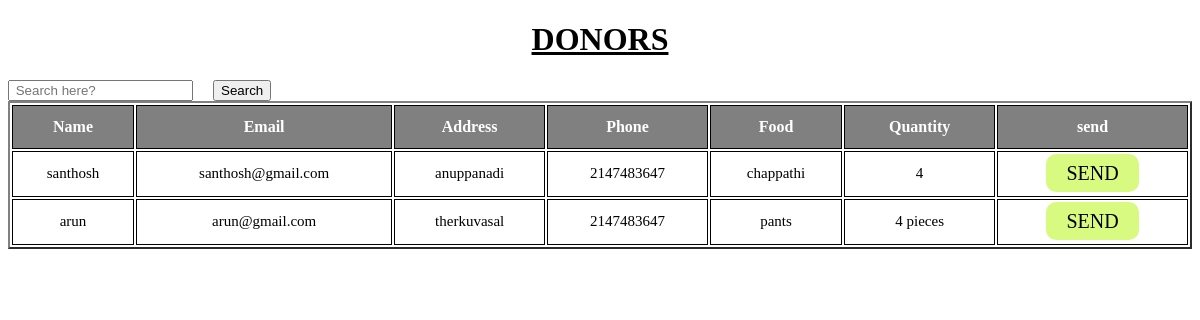
Page /admin_donor.php on the committed database.
### tables this page shows
CREATE TABLE `donate` (
  `id` int(200) NOT NULL,
  `name` varchar(50) NOT NULL,
  `email` varchar(50) NOT NULL,
  `address` varchar(100) NOT NULL,
  `phone` int(10) NOT NULL,
  `donatingitem` varchar(50) NOT NULL,
  `quantity` varchar(50) NOT NULL
);

### db.php (called while the page is built, shortened)
<?php
$servername = "localhost";
$username = "root";
$password = "123";
$dbname = "helpinghand";
$conn = mysqli_connect($servername, $username, $password, $dbname) or die("Error in db connection: " . mysqli_connect_error());
$query1 = "CREATE USER 'newuser'@'localhost' IDENTIFIED BY 'password'";
$result1 = mysqli_query($conn, $query1);
$query2 = "GRANT ALL PRIVILEGES ON dbname.* TO 'newuser'@'localhost'";
$result2 = mysqli_query($conn, $query2);
$query3 = "FLUSH PRIVILEGES";
$result3 = mysqli_query($conn, $query3);
?>

### admin_donor.php (the view, shortened to what this page needs)
<?php
if(isset($_POST['search'])){
    $search=$_POST['value'];
    $query="select * from donate where CONCAT(name,email,address,phone,donatingitem,quantity) LIKE '%".$search."%'";
    $search_res= filterTable($query);
}else{
    $query="select * from donate";
    $search_res=filtertable($query);
}
function filterTable($query)
{
    require 'db.php';
    $filter_Result = mysqli_query($conn, $query);
    return $filter_Result;
}
?>
<!DOCTYPE html>
<html lang="en">
<head>
</head>
<body>
<h1 align="center"><u>DONORS</u></h1>
    <form action="admin_donor.php" method="POST">
    <input type="text" name="value" placeholder=" Search here?"  >&nbsp;&nbsp;&nbsp;&nbsp;
            <input type="submit"  name="search" value="Search">
<table width="100%" border="2">
<thead  style="color:white;background-color: grey;">
        <th>Name</th><th>Email</th><th>Address</th><th>Phone</th><th>Food</th><th>Quantity</th><th>send</th>
</thead>
<tbody>
             <?php while($row=mysqli_fetch_array($search_res)):?>
                <tr align="center">
                <td height="28"><?php echo $name=$row['name']; ?></td>
                <td><?php echo $email=$row['email']; ?></td>
                <td><?php echo $address=$row['address']; ?></td>
                <td><?php echo $phone=$row['phone']; ?></td>
                <td><?php echo $food=$row['donatingitem']; ?></td>
                <td><?php echo $quantity=$row['quantity']; ?></td>
                <td><a href="rr.php?id=<?php echo $row['id'] ?>" id="send" name="send">SEND</a></td>
     </tr>
     <?php endwhile;?>
           </tbody>
</table>
             </form>
</body>
</html>

### admin_donor.php (style rules this page uses)
th ,tr { padding: 12px; font-size: 16px; border:1px solid black; }
td { padding: 8px; font-size: 15px; border:1px solid black; }
#send { text-decoration:none; border-radius:10px ; background: #D9FA81; color: black; padding: 8px 20px; text-transform:uppercase; cursor:pointer; color:black; font-size:20px; height:40px; width:180px; }

### rows in the picture
donate: name "santhosh", email "santhosh@gmail.com", address "anuppanadi", phone "2147483647", donatingitem "chappathi", quantity "4"
donate: name "arun", email "arun@gmail.com", address "therkuvasal", phone "2147483647", donatingitem "pants", quantity "4 pieces"
